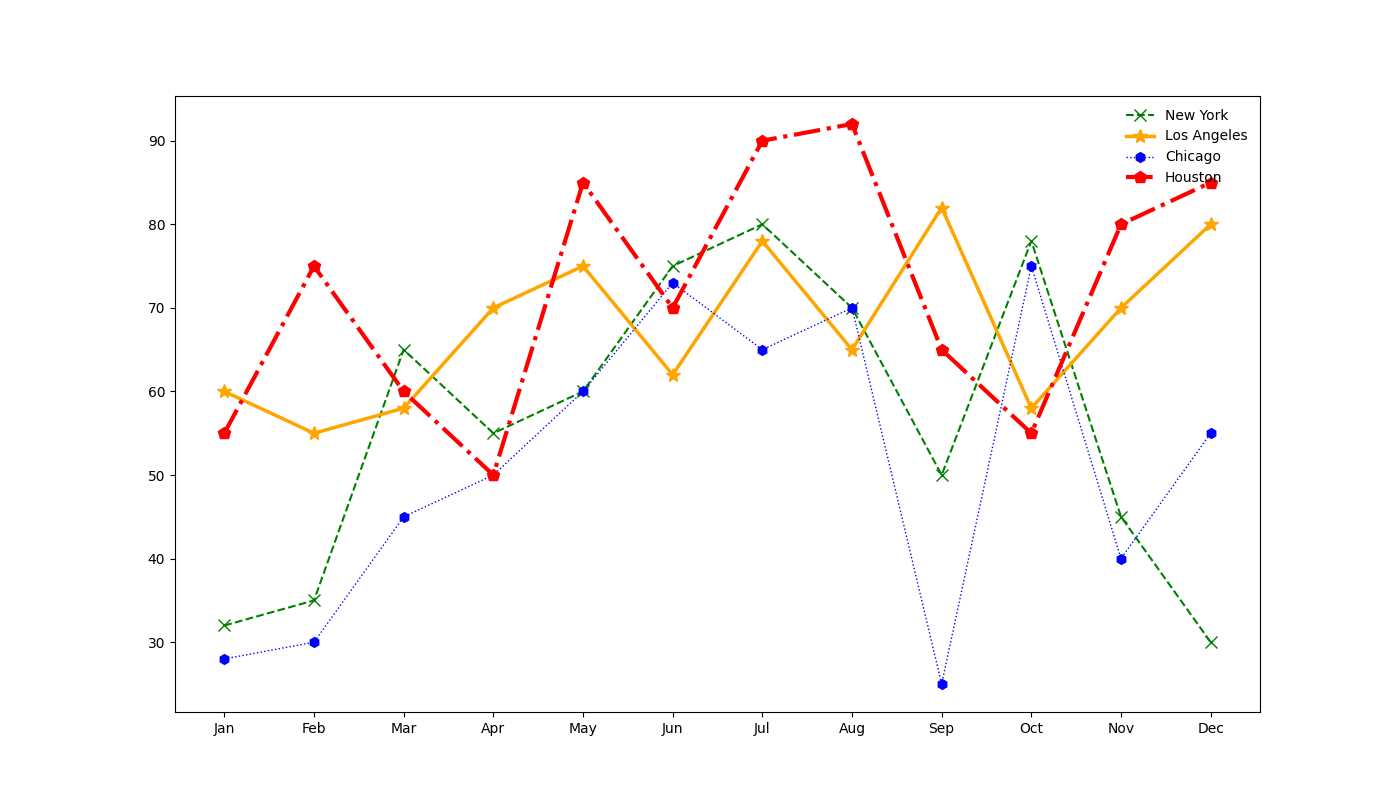

Write the Python code that produced this figure.
import matplotlib.pyplot as plt
import numpy as np

months = np.array(['Jan', 'Feb', 'Mar', 'Apr', 'May', 'Jun', 'Jul', 'Aug', 'Sep', 'Oct', 'Nov', 'Dec'])

new_york = np.array([32, 35, 65, 55, 60, 75, 80, 70, 50, 78, 45, 30])
los_angeles = np.array([60, 55, 58, 70, 75, 62, 78, 65, 82, 58, 70, 80])
chicago = np.array([28, 30, 45, 50, 60, 73, 65, 70, 25, 75, 40, 55])
houston = np.array([55, 75, 60, 50, 85, 70, 90, 92, 65, 55, 80, 85])

fig, ax = plt.subplots(figsize=(14, 8))

ax.plot(months, new_york, marker='x', linestyle='--', markersize=8, linewidth=1.5, color='green')
ax.plot(months, los_angeles, marker='*', linestyle='-', markersize=10, linewidth=2.5, color='orange')
ax.plot(months, chicago, marker='h', linestyle=':', markersize=7, linewidth=1, color='blue')
ax.plot(months, houston, marker='p', linestyle='-.', markersize=9, linewidth=3, color='red')

ax.grid(False)

ax.legend(['New York', 'Los Angeles', 'Chicago', 'Houston'], loc='upper right', frameon=False)

plt.show()
